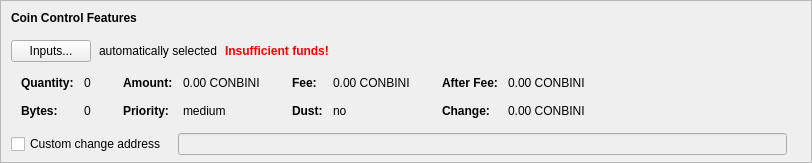
    <widget class="QFrame" name="frameCoinControl">
     <property name="sizePolicy">
      <sizepolicy hsizetype="Expanding" vsizetype="Expanding">
       <horstretch>0</horstretch>
       <verstretch>0</verstretch>
      </sizepolicy>
     </property>
     <property name="maximumSize">
      <size>
       <width>16777215</width>
       <height>16777215</height>
      </size>
     </property>
     <property name="frameShape">
      <enum>QFrame::StyledPanel</enum>
     </property>
     <property name="frameShadow">
      <enum>QFrame::Sunken</enum>
     </property>
     <layout class="QVBoxLayout" name="verticalLayoutCoinControl2">
      <property name="spacing">
       <number>0</number>
      </property>
      <property name="leftMargin">
       <number>0</number>
      </property>
      <property name="topMargin">
       <number>0</number>
      </property>
      <property name="rightMargin">
       <number>0</number>
      </property>
      <property name="bottomMargin">
       <number>6</number>
      </property>
      <item>
       <layout class="QVBoxLayout" name="verticalLayoutCoinControl" stretch="0,0,0,0,1">
        <property name="spacing">
         <number>0</number>
        </property>
        <property name="leftMargin">
         <number>10</number>
        </property>
        <property name="topMargin">
         <number>10</number>
        </property>
        <item>
         <layout class="QHBoxLayout" name="horizontalLayoutCoinControl1">
          <property name="bottomMargin">
           <number>15</number>
          </property>
          <item>
           <widget class="QLabel" name="labelCoinControlFeatures">
            <property name="sizePolicy">
             <sizepolicy hsizetype="Preferred" vsizetype="Maximum">
              <horstretch>0</horstretch>
              <verstretch>0</verstretch>
             </sizepolicy>
            </property>
            <property name="font">
             <font>
              <weight>75</weight>
              <bold>true</bold>
             </font>
            </property>
            <property name="styleSheet">
             <string notr="true">font-weight:bold;</string>
            </property>
            <property name="text">
             <string>Coin Control Features</string>
            </property>
           </widget>
          </item>
         </layout>
        </item>
        <item>
         <layout class="QHBoxLayout" name="horizontalLayoutCoinControl2" stretch="0,0,0,0">
          <property name="spacing">
           <number>8</number>
          </property>
          <property name="bottomMargin">
           <number>10</number>
          </property>
          <item>
           <widget class="QPushButton" name="pushButtonCoinControl">
            <property name="styleSheet">
             <string notr="true"/>
            </property>
            <property name="text">
             <string>Inputs...</string>
            </property>
            <property name="autoDefault">
             <bool>false</bool>
            </property>
           </widget>
          </item>
          <item>
           <widget class="QLabel" name="labelCoinControlAutomaticallySelected">
            <property name="text">
             <string>automatically selected</string>
            </property>
            <property name="margin">
             <number>5</number>
            </property>
           </widget>
          </item>
          <item>
           <widget class="QLabel" name="labelCoinControlInsuffFunds">
            <property name="font">
             <font>
              <weight>75</weight>
              <bold>true</bold>
             </font>
            </property>
            <property name="styleSheet">
             <string notr="true">color:red;font-weight:bold;</string>
            </property>
            <property name="text">
             <string>Insufficient funds!</string>
            </property>
            <property name="margin">
             <number>5</number>
            </property>
           </widget>
          </item>
          <item>
           <spacer name="horizontalSpacerCoinControl">
            <property name="orientation">
             <enum>Qt::Horizontal</enum>
            </property>
            <property name="sizeHint" stdset="0">
             <size>
              <width>40</width>
              <height>1</height>
             </size>
            </property>
           </spacer>
          </item>
         </layout>
        </item>
        <item>
         <widget class="QWidget" name="widgetCoinControl" native="true">
          <property name="sizePolicy">
           <sizepolicy hsizetype="Preferred" vsizetype="Preferred">
            <horstretch>0</horstretch>
            <verstretch>0</verstretch>
           </sizepolicy>
          </property>
          <property name="minimumSize">
           <size>
            <width>0</width>
            <height>0</height>
           </size>
          </property>
          <property name="styleSheet">
           <string notr="true"/>
          </property>
          <layout class="QHBoxLayout" name="horizontalLayoutCoinControl5">
           <property name="leftMargin">
            <number>0</number>
           </property>
           <property name="topMargin">
            <number>0</number>
           </property>
           <property name="rightMargin">
            <number>0</number>
           </property>
           <property name="bottomMargin">
            <number>0</number>
           </property>
           <item>
            <layout class="QHBoxLayout" name="horizontalLayoutCoinControl3" stretch="0,0,0,1">
             <property name="spacing">
              <number>20</number>
             </property>
             <property name="topMargin">
              <number>0</number>
             </property>
             <property name="bottomMargin">
              <number>10</number>
             </property>
             <item>
              <layout class="QFormLayout" name="formLayoutCoinControl1">
               <property name="horizontalSpacing">
                <number>10</number>
               </property>
               <property name="verticalSpacing">
                <number>14</number>
               </property>
               <property name="leftMargin">
                <number>10</number>
               </property>
               <property name="topMargin">
                <number>4</number>
               </property>
               <property name="rightMargin">
                <number>6</number>
               </property>
               <item row="0" column="0">
                <widget class="QLabel" name="labelCoinControlQuantityText">
                 <property name="font">
                  <font>
                   <weight>75</weight>
                   <bold>true</bold>
                  </font>
                 </property>
                 <property name="text">
                  <string>Quantity:</string>
                 </property>
                 <property name="margin">
                  <number>0</number>
                 </property>
                </widget>
               </item>
               <item row="0" column="1">
                <widget class="QLabel" name="labelCoinControlQuantity">
                 <property name="cursor">
                  <cursorShape>IBeamCursor</cursorShape>
                 </property>
                 <property name="contextMenuPolicy">
                  <enum>Qt::ActionsContextMenu</enum>
                 </property>
                 <property name="text">
                  <string notr="true">0</string>
                 </property>
                 <property name="margin">
                  <number>0</number>
                 </property>
                 <property name="textInteractionFlags">
                  <set>Qt::LinksAccessibleByMouse|Qt::TextSelectableByKeyboard|Qt::TextSelectableByMouse</set>
                 </property>
                </widget>
               </item>
               <item row="1" column="0">
                <widget class="QLabel" name="labelCoinControlBytesText">
                 <property name="font">
                  <font>
                   <weight>75</weight>
                   <bold>true</bold>
                  </font>
                 </property>
                 <property name="text">
                  <string>Bytes:</string>
                 </property>
                </widget>
               </item>
               <item row="1" column="1">
                <widget class="QLabel" name="labelCoinControlBytes">
                 <property name="cursor">
                  <cursorShape>IBeamCursor</cursorShape>
                 </property>
                 <property name="contextMenuPolicy">
                  <enum>Qt::ActionsContextMenu</enum>
                 </property>
                 <property name="text">
                  <string notr="true">0</string>
                 </property>
                 <property name="textInteractionFlags">
                  <set>Qt::LinksAccessibleByMouse|Qt::TextSelectableByKeyboard|Qt::TextSelectableByMouse</set>
                 </property>
                </widget>
               </item>
              </layout>
             </item>
             <item>
              <layout class="QFormLayout" name="formLayoutCoinControl2">
               <property name="horizontalSpacing">
                <number>10</number>
               </property>
               <property name="verticalSpacing">
                <number>14</number>
               </property>
               <property name="leftMargin">
                <number>6</number>
               </property>
               <property name="topMargin">
                <number>4</number>
               </property>
               <property name="rightMargin">
                <number>6</number>
               </property>
               <item row="0" column="0">
                <widget class="QLabel" name="labelCoinControlAmountText">
                 <property name="font">
                  <font>
                   <weight>75</weight>
                   <bold>true</bold>
                  </font>
                 </property>
                 <property name="text">
                  <string>Amount:</string>
                 </property>
                 <property name="margin">
                  <number>0</number>
                 </property>
                </widget>
               </item>
               <item row="0" column="1">
                <widget class="QLabel" name="labelCoinControlAmount">
                 <property name="cursor">
                  <cursorShape>IBeamCursor</cursorShape>
                 </property>
                 <property name="contextMenuPolicy">
                  <enum>Qt::ActionsContextMenu</enum>
                 </property>
                 <property name="text">
                  <string notr="true">0.00 CONBINI</string>
                 </property>
                 <property name="textInteractionFlags">
                  <set>Qt::LinksAccessibleByMouse|Qt::TextSelectableByKeyboard|Qt::TextSelectableByMouse</set>
                 </property>
                </widget>
               </item>
               <item row="1" column="0">
                <widget class="QLabel" name="labelCoinControlPriorityText">
                 <property name="font">
                  <font>
                   <weight>75</weight>
                   <bold>true</bold>
                  </font>
                 </property>
                 <property name="text">
                  <string>Priority:</string>
                 </property>
                </widget>
               </item>
               <item row="1" column="1">
                <widget class="QLabel" name="labelCoinControlPriority">
                 <property name="cursor">
                  <cursorShape>IBeamCursor</cursorShape>
                 </property>
                 <property name="contextMenuPolicy">
                  <enum>Qt::ActionsContextMenu</enum>
                 </property>
                 <property name="text">
                  <string notr="true">medium</string>
                 </property>
                 <property name="textInteractionFlags">
                  <set>Qt::LinksAccessibleByMouse|Qt::TextSelectableByKeyboard|Qt::TextSelectableByMouse</set>
                 </property>
                </widget>
               </item>
              </layout>
             </item>
             <item>
              <layout class="QFormLayout" name="formLayoutCoinControl3">
               <property name="horizontalSpacing">
                <number>10</number>
               </property>
               <property name="verticalSpacing">
                <number>14</number>
               </property>
               <property name="leftMargin">
                <number>6</number>
               </property>
               <property name="topMargin">
                <number>4</number>
               </property>
               <property name="rightMargin">
                <number>6</number>
               </property>
               <item row="0" column="0">
                <widget class="QLabel" name="labelCoinControlFeeText">
                 <property name="font">
                  <font>
                   <weight>75</weight>
                   <bold>true</bold>
                  </font>
                 </property>
                 <property name="text">
                  <string>Fee:</string>
                 </property>
                 <property name="margin">
                  <number>0</number>
                 </property>
                </widget>
               </item>
               <item row="0" column="1">
                <widget class="QLabel" name="labelCoinControlFee">
                 <property name="cursor">
                  <cursorShape>IBeamCursor</cursorShape>
                 </property>
                 <property name="contextMenuPolicy">
                  <enum>Qt::ActionsContextMenu</enum>
                 </property>
                 <property name="text">
                  <string notr="true">0.00 CONBINI</string>
                 </property>
                 <property name="textInteractionFlags">
                  <set>Qt::LinksAccessibleByMouse|Qt::TextSelectableByKeyboard|Qt::TextSelectableByMouse</set>
                 </property>
                </widget>
               </item>
               <item row="1" column="0">
                <widget class="QLabel" name="labelCoinControlLowOutputText">
                 <property name="font">
                  <font>
                   <weight>75</weight>
                   <bold>true</bold>
                  </font>
                 </property>
                 <property name="text">
                  <string>Dust:</string>
                 </property>
                </widget>
               </item>
               <item row="1" column="1">
                <widget class="QLabel" name="labelCoinControlLowOutput">
                 <property name="cursor">
                  <cursorShape>IBeamCursor</cursorShape>
                 </property>
                 <property name="contextMenuPolicy">
                  <enum>Qt::ActionsContextMenu</enum>
                 </property>
                 <property name="text">
                  <string notr="true">no</string>
                 </property>
                 <property name="textInteractionFlags">
                  <set>Qt::LinksAccessibleByMouse|Qt::TextSelectableByKeyboard|Qt::TextSelectableByMouse</set>
                 </property>
                </widget>
               </item>
              </layout>
             </item>
             <item>
              <layout class="QFormLayout" name="formLayoutCoinControl4">
               <property name="horizontalSpacing">
                <number>10</number>
               </property>
               <property name="verticalSpacing">
                <number>14</number>
               </property>
               <property name="leftMargin">
                <number>6</number>
               </property>
               <property name="topMargin">
                <number>4</number>
               </property>
               <property name="rightMargin">
                <number>6</number>
               </property>
               <item row="0" column="0">
                <widget class="QLabel" name="labelCoinControlAfterFeeText">
                 <property name="font">
                  <font>
                   <weight>75</weight>
                   <bold>true</bold>
                  </font>
                 </property>
                 <property name="text">
                  <string>After Fee:</string>
                 </property>
                 <property name="margin">
                  <number>0</number>
                 </property>
                </widget>
               </item>
               <item row="0" column="1">
                <widget class="QLabel" name="labelCoinControlAfterFee">
                 <property name="cursor">
                  <cursorShape>IBeamCursor</cursorShape>
                 </property>
                 <property name="contextMenuPolicy">
                  <enum>Qt::ActionsContextMenu</enum>
                 </property>
                 <property name="text">
                  <string notr="true">0.00 CONBINI</string>
                 </property>
                 <property name="textInteractionFlags">
                  <set>Qt::LinksAccessibleByMouse|Qt::TextSelectableByKeyboard|Qt::TextSelectableByMouse</set>
                 </property>
                </widget>
               </item>
               <item row="1" column="0">
                <widget class="QLabel" name="labelCoinControlChangeText">
                 <property name="font">
                  <font>
                   <weight>75</weight>
                   <bold>true</bold>
                  </font>
                 </property>
                 <property name="text">
                  <string>Change:</string>
                 </property>
                </widget>
               </item>
               <item row="1" column="1">
                <widget class="QLabel" name="labelCoinControlChange">
                 <property name="cursor">
                  <cursorShape>IBeamCursor</cursorShape>
                 </property>
                 <property name="contextMenuPolicy">
                  <enum>Qt::ActionsContextMenu</enum>
                 </property>
                 <property name="text">
                  <string notr="true">0.00 CONBINI</string>
                 </property>
                 <property name="textInteractionFlags">
                  <set>Qt::LinksAccessibleByMouse|Qt::TextSelectableByKeyboard|Qt::TextSelectableByMouse</set>
                 </property>
                </widget>
               </item>
              </layout>
             </item>
            </layout>
           </item>
          </layout>
         </widget>
        </item>
        <item>
         <layout class="QHBoxLayout" name="horizontalLayoutCoinControl4" stretch="0,0,0">
          <property name="spacing">
           <number>12</number>
          </property>
          <property name="sizeConstraint">
           <enum>QLayout::SetDefaultConstraint</enum>
          </property>
          <property name="topMargin">
           <number>5</number>
          </property>
          <property name="rightMargin">
           <number>5</number>
          </property>
          <item>
           <widget class="QCheckBox" name="checkBoxCoinControlChange">
            <property name="toolTip">
             <string>If this is activated, but the change address is empty or invalid, change will be sent to a newly generated address.</string>
            </property>
            <property name="text">
             <string>Custom change address</string>
            </property>
           </widget>
          </item>
          <item>
           <widget class="QValidatedLineEdit" name="lineEditCoinControlChange">
            <property name="enabled">
             <bool>false</bool>
            </property>
            <property name="sizePolicy">
             <sizepolicy hsizetype="Expanding" vsizetype="Fixed">
              <horstretch>0</horstretch>
              <verstretch>0</verstretch>
             </sizepolicy>
            </property>
           </widget>
          </item>
          <item>
           <widget class="QLabel" name="labelCoinControlChangeLabel">
            <property name="sizePolicy">
             <sizepolicy hsizetype="Preferred" vsizetype="Expanding">
              <horstretch>0</horstretch>
              <verstretch>0</verstretch>
             </sizepolicy>
            </property>
            <property name="minimumSize">
             <size>
              <width>0</width>
              <height>0</height>
             </size>
            </property>
            <property name="text">
             <string/>
            </property>
            <property name="margin">
             <number>3</number>
            </property>
           </widget>
          </item>
         </layout>
        </item>
        <item>
         <spacer name="verticalSpacerCoinControl">
          <property name="orientation">
           <enum>Qt::Vertical</enum>
          </property>
          <property name="sizeHint" stdset="0">
           <size>
            <width>800</width>
            <height>1</height>
           </size>
          </property>
         </spacer>
        </item>
       </layout>
      </item>
     </layout>
    </widget>
